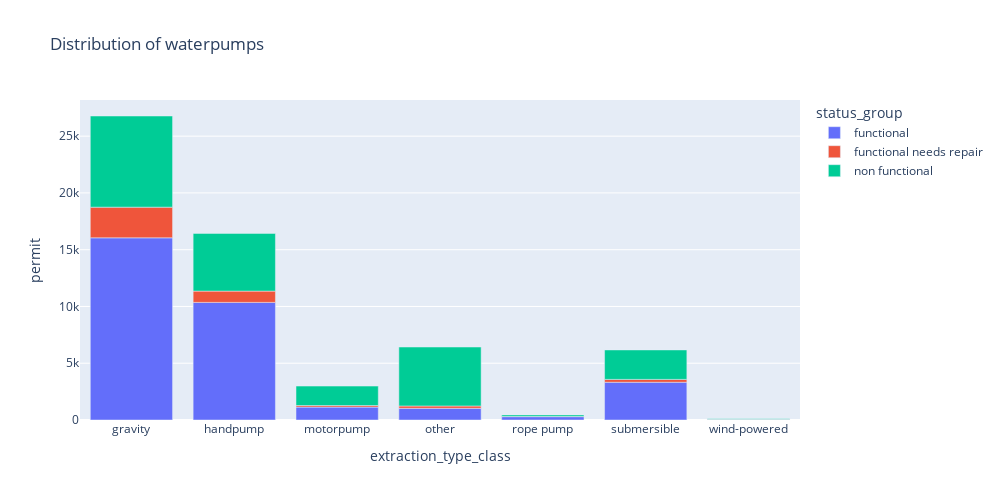

This figure's notebook cell:
### Markdown cell above
## 2.5.5. What is the status of waterpumps with different extraction types?

### Code cell
# Status group of different extraction types
df = train.groupby(['extraction_type_class', 'status_group']).count()['permit'].head(200).reset_index()


fig = px.bar(df, x = "extraction_type_class", y = "permit",color = "status_group", 
             title="Distribution of waterpumps", width=1000, height=500)

fig.show()

del df

### Figure 1 — Plotly figure (JSON) as saved in the notebook; plotly's stock layout.template omitted (floating-point values rounded to 4 significant figures)
{"data": [{"alignmentgroup": "True", "hovertemplate": "status_group=functional<br>extraction_type_class=%{x}<br>permit=%{y}<extra></extra>", "legendgroup": "functional", "marker": {"color": "#636efa"}, "name": "functional", "offsetgroup": "functional", "orientation": "v", "showlegend": true, "textposition": "auto", "type": "bar", "x": ["gravity", "handpump", "motorpump", "other", "rope pump", "submersible", "wind-powered"], "xaxis": "x", "y": [16046, 10359, 1135, 1029, 293, 3325, 50], "yaxis": "y"}, {"alignmentgroup": "True", "hovertemplate": "status_group=functional needs repair<br>extraction_type_class=%{x}<br>permit=%{y}<extra></extra>", "legendgroup": "functional needs repair", "marker": {"color": "#EF553B"}, "name": "functional needs repair", "offsetgroup": "functional needs repair", "orientation": "v", "showlegend": true, "textposition": "auto", "type": "bar", "x": ["gravity", "handpump", "motorpump", "other", "rope pump", "submersible", "wind-powered"], "xaxis": "x", "y": [2700, 993, 138, 206, 17, 253, 7], "yaxis": "y"}, {"alignmentgroup": "True", "hovertemplate": "status_group=non functional<br>extraction_type_class=%{x}<br>permit=%{y}<extra></extra>", "legendgroup": "non functional", "marker": {"color": "#00cc96"}, "name": "non functional", "offsetgroup": "non functional", "orientation": "v", "showlegend": true, "textposition": "auto", "type": "bar", "x": ["gravity", "handpump", "motorpump", "other", "rope pump", "submersible", "wind-powered"], "xaxis": "x", "y": [8030, 5082, 1714, 5192, 141, 2594, 60], "yaxis": "y"}], "layout": {"barmode": "relative", "height": 500, "legend": {"title": {"text": "status_group"}, "tracegroupgap": 0}, "title": {"text": "Distribution of waterpumps"}, "width": 1000, "xaxis": {"anchor": "y", "domain": [0, 1], "title": {"text": "extraction_type_class"}}, "yaxis": {"anchor": "x", "domain": [0, 1], "title": {"text": "permit"}}}}
